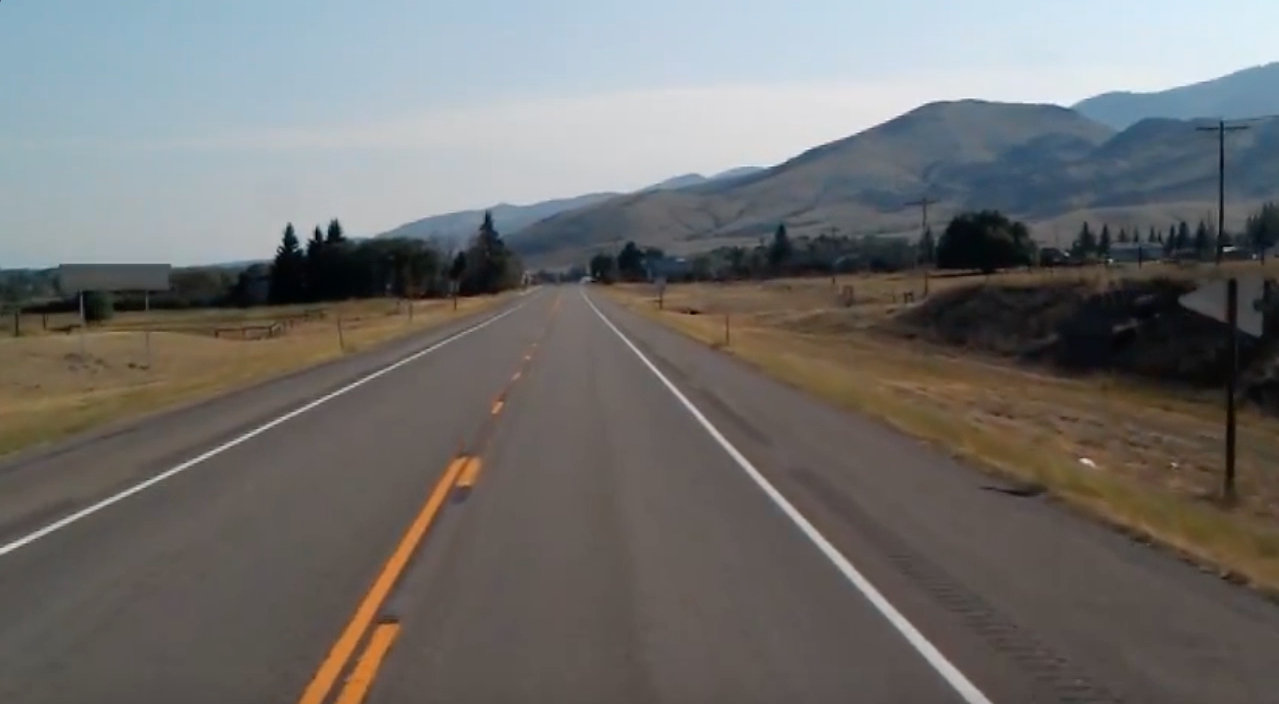
#> input picture finding-lanes/test_image.jpg, 1279 x 704 px
$ jupyter execute lanefind.ipynb
#> lines starting #> are read from the running program, lines starting #| are printed output that depends on the picture; after the words box and inside, x2 and y2 are one past the last pixel; in counts of white or black regions, pixels touching at a corner belong together; pictures that were not available may be replaced by others from this repository, and a replacement may not be noted
[cell 1]
import cv2
import numpy as np
import matplotlib.pyplot as plt

[cell 2]
def cannym(image):
    gray = cv2.cvtColor(image, cv2.COLOR_RGB2GRAY)
    blur = cv2.GaussianBlur(gray, (5, 5), 0)
    canny = cv2.Canny(blur, 50, 150)
    return canny

[cell 3]
def average_slope_intercept(image, lines):
    left_fit = []
    right_fit = []
    if lines is not None:
        for line in lines:
            x1, y1, x2, y2 = line.reshape(4)
            parameters = np.polyfit((x1, x2), (y1, y2), 1)
            slope = parameters[0]
            intercept = parameters[1]
            if slope < 0:
                left_fit.append((slope, intercept))
            else:
                right_fit.append((slope, intercept))
    left_fit_average = np.average(left_fit, axis=0)
    right_fit_average = np.average(right_fit, axis=0)
    left_line = make_coordinates(image, left_fit_average)
    right_line = make_coordinates(image, right_fit_average)
    return np.array([left_line, right_line])

[cell 4]
def make_coordinates(image, line_parameters):
    try:
        slope, intercept = line_parameters
    except:
        slope, intercept = (-1.677419354838709, 1232.8064516129027)
    y1 = image.shape[0]
    y2 = int(y1 * (3/5))
    try:
        if not slope > 2 or not slope < -2:
            x1 = int((y1 - intercept) / slope)
            x2 = int((y2 - intercept) / slope)
        else:
            x1 = -100
            x2 = -100
    except:
        x1 = -100
        x2 = -100
    return x1, y1, x2, y2

[cell 5]
def region_of_intrest(image):
    height = image.shape[0]
    polygons = np.array([[(70, height-100), (70, height-50), (700, height-50), (700, height-100), (287, 180)]])
    mask = np.zeros_like(image)
    cv2.fillPoly(mask, polygons, 255)
    masked_image = cv2.bitwise_and(image, mask)
    return masked_image

[cell 6]
def display_lines(image, lines):
    line_image = np.zeros_like(image)
    if lines is not None:
        for line in lines:
            try:
                x1, y1, x2, y2 = line.reshape(4)
                if not x1 == -100:
                    cv2.line(line_image, (x1, y1), (x2, y2), (255, 0, 0), 10)
            except:
                print('hey')
    return line_image

[cell 7]
image = cv2.imread('test_image.jpg')
#> image is the input picture: shape (704, 1279, 3); mean B, G, R 109.7, 111.3, 112.3
lane_image = np.copy(image)
canny = cannym(lane_image)
#> in cannym, `gray = cv2.cvtColor(image, cv2.COLOR_RGB2GRAY)`:
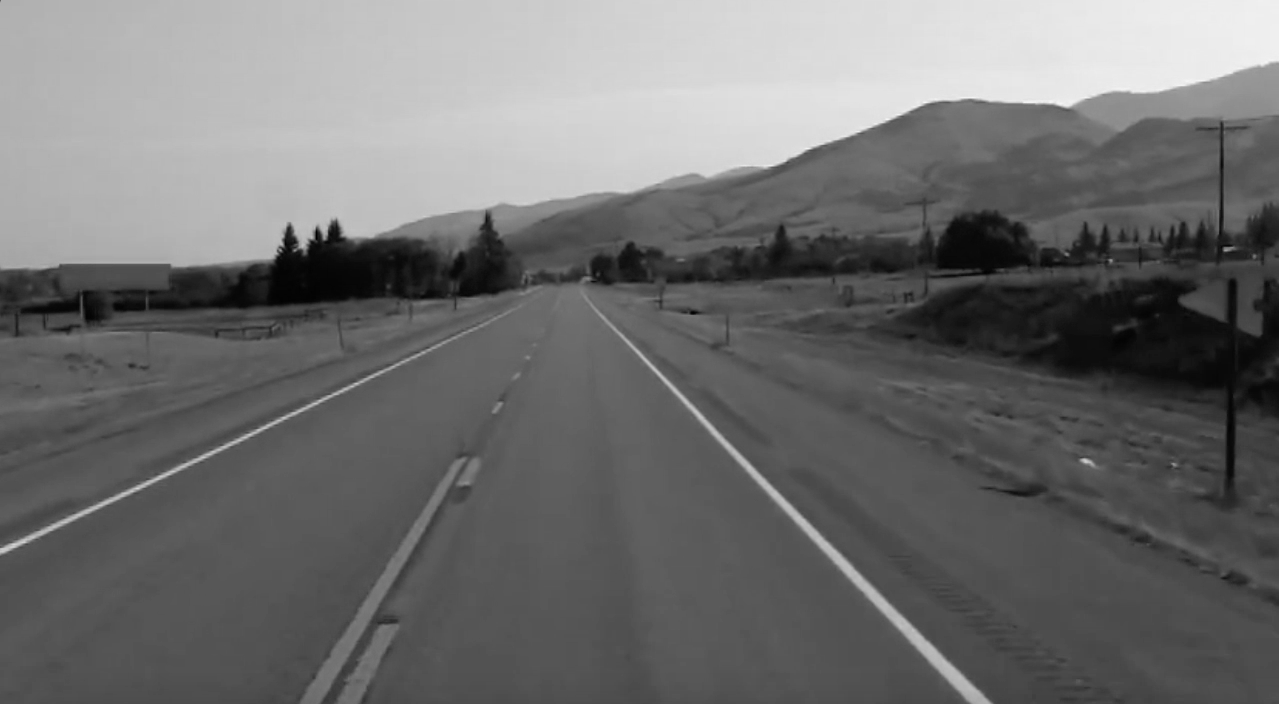
#> gray: shape (704, 1279); min 0, max 246, mean 110.9
#> in cannym, `canny = cv2.Canny(blur, 50, 150)`:
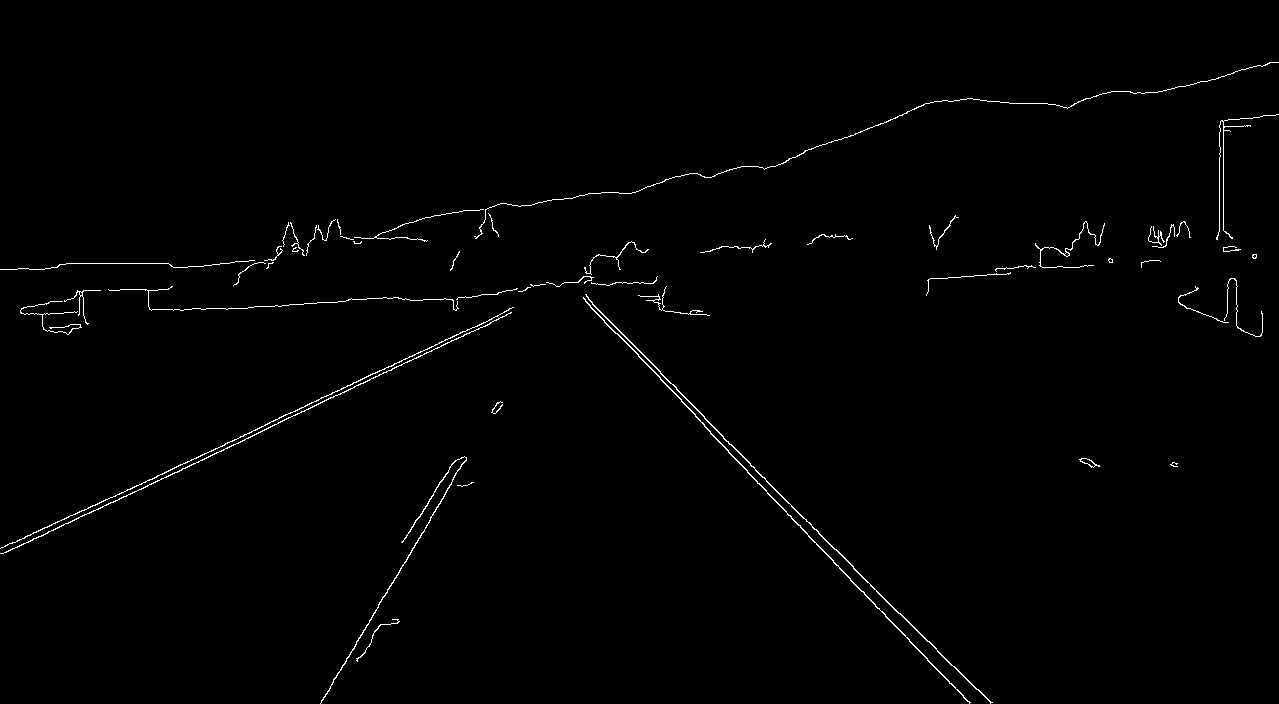
#> canny: shape (704, 1279); 0.91% white in thin lines or dots
cropped_image = region_of_intrest(canny)
#> in region_of_intrest, `cv2.fillPoly(mask, polygons, 255)`: mask: shape (704, 1279); 18.4% white; 1 white region, box (x1, y1, x2, y2) and area: (70, 180, 701, 655) 165850
#> in region_of_intrest, `masked_image = cv2.bitwise_and(image, mask)`:
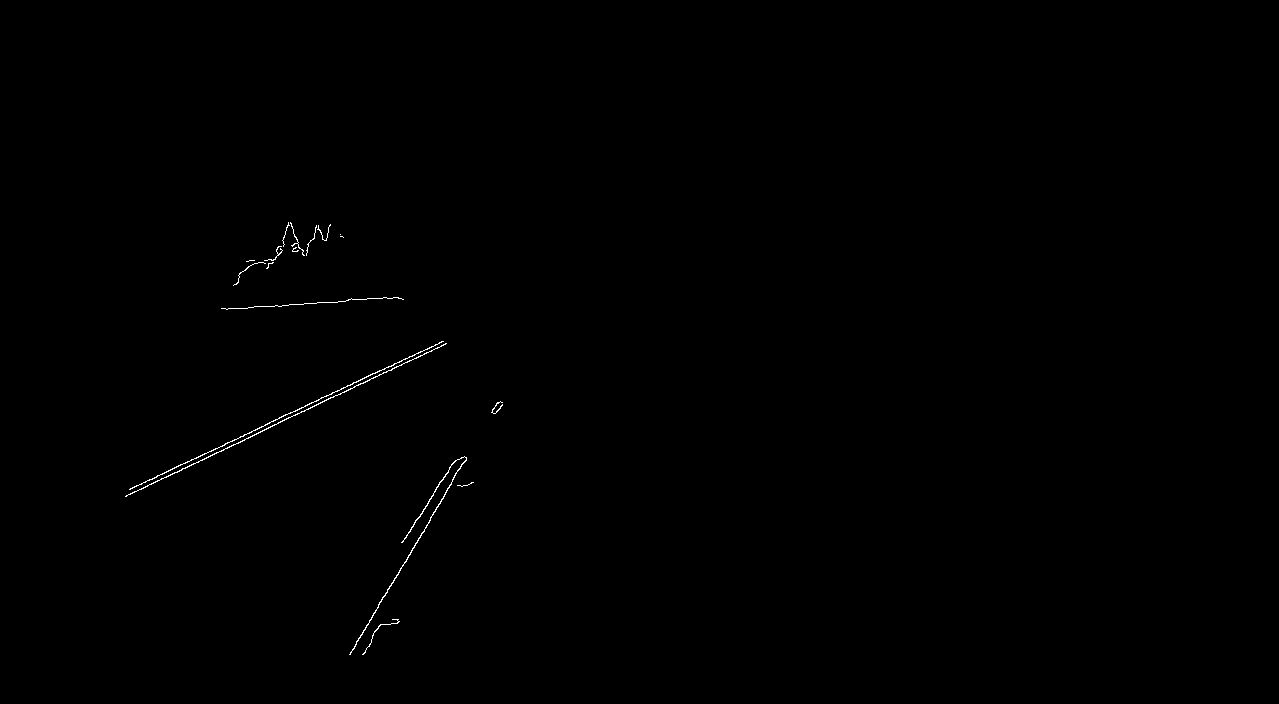
#> masked_image: shape (704, 1279); 0.21% white in thin lines or dots, all inside (x1, y1, x2, y2) = (125, 222, 503, 655)
lines = cv2.HoughLinesP(cropped_image, 2, np.pi/180, 100, np.array([]),
                       minLineLength=40, maxLineGap=5)
#> lines = [[295, 415, 409, 360], [349, 654, 445, 494], [234, 439, 443, 341], [143, 487, 276, 424], [130, 488, 277, 419], [401, 542, 455, 460]]
averaged_lines = average_slope_intercept(lane_image, lines)
#> the loop in average_slope_intercept, `for line in lines:` made 6 passes
#> (x1, y1, x2, y2, slope, intercept) on passes 1 to 6: (295, 415, 409, 360, -0.482, 557.3), (349, 654, 445, 494, -1.67, 1235.7), (234, 439, 443, 341, -0.469, 548.7), (143, 487, 276, 424, -0.474, 554.7), (130, 488, 277, 419, -0.469, 549), (401, 542, 455, 460, -1.52, 1150.9)
#> after the loop in average_slope_intercept, `for line in lines:`: left_fit = [(-0.482, 557.3), (-1.67, 1235.7), (-0.469, 548.7), (-0.474, 554.7), (-0.469, 549), (-1.52, 1150.9)]; right_fit = []
#> in average_slope_intercept, `left_fit_average = np.average(left_fit, axis=0)`: left_fit_average = [-0.847, 766.1]
#> in average_slope_intercept, `right_fit_average = np.average(right_fit, axis=0)`: right_fit_average = nan
#> in make_coordinates, `slope, intercept = line_parameters`: slope = -0.847; intercept = 766.1
#> in make_coordinates, `x1 = int((y1 - intercept) / slope)`: x1 = 73
#> in make_coordinates, `x2 = int((y2 - intercept) / slope)`: x2 = 406
#> in average_slope_intercept, `left_line = make_coordinates(image, left_fit_average)`: left_line = (73, 704, 406, 422)
#> in average_slope_intercept, `right_line = make_coordinates(image, right_fit_average)`: right_line = (315, 704, 483, 422)
#> averaged_lines = [[73, 704, 406, 422], [315, 704, 483, 422]]
line_image = display_lines(lane_image,  averaged_lines)
#> the loop in display_lines, `for line in lines:` made 2 passes
combo_image = cv2.addWeighted(lane_image, 0.8, line_image, 1, 1)
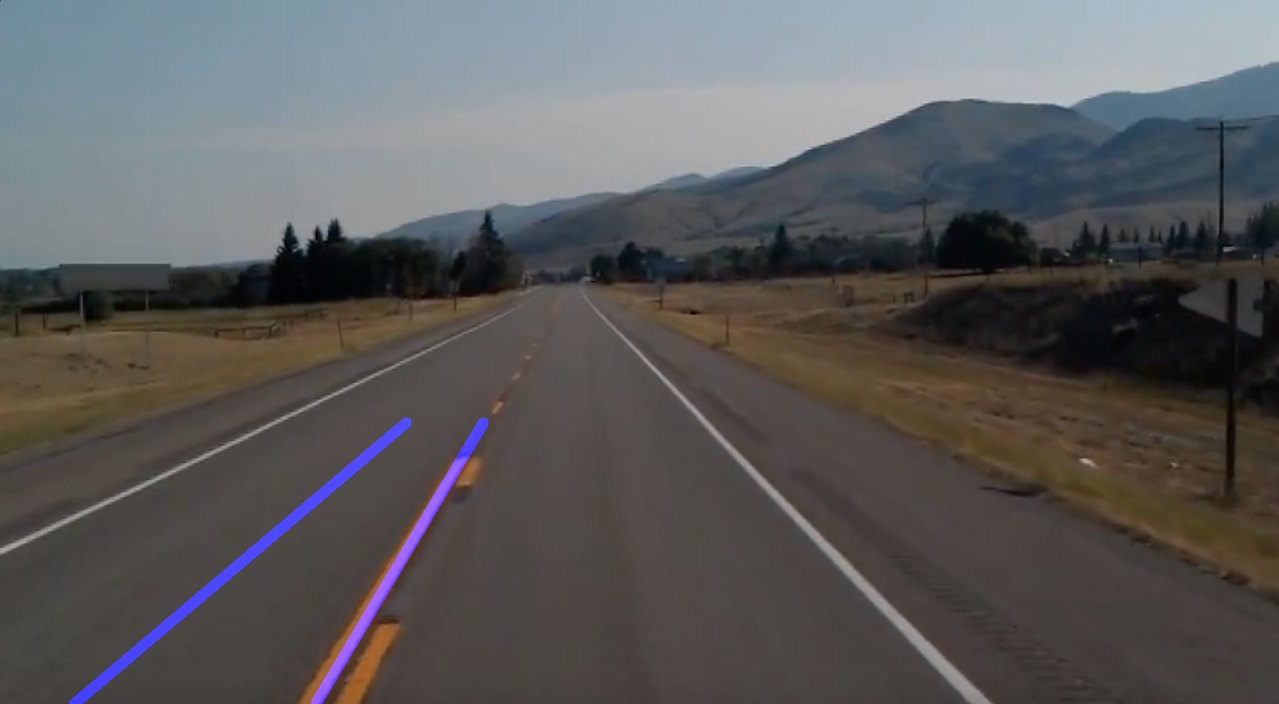
#> combo_image: shape (704, 1279, 3); mean B, G, R 90.6, 90, 90.8

[cell 8]
#cv2.imshow('result', combo_image)
#cv2.waitKey(0)

[cell 9]
cap = cv2.VideoCapture('test3.mp4')
while(cap.isOpened()):
    _, frame = cap.read()
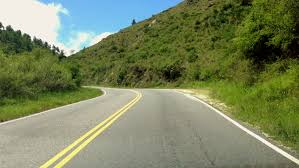
#> input picture finding-lanes/test_img.jpg, 299 x 168 px, given in place of test3.mp4, which was not available
#> frame is the input picture: shape (168, 299, 3); mean B, G, R 95.1, 131.7, 121.3
    canny = cannym(frame)
#> in cannym (call 2), `blur = cv2.GaussianBlur(gray, (5, 5), 0)`:
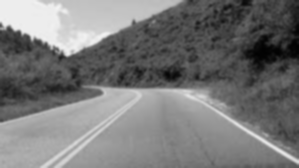
#> blur: shape (168, 299); min 2, max 242, mean 119.6
#> in cannym (call 2), `canny = cv2.Canny(blur, 50, 150)`: canny: shape (168, 299); 7% white in thin lines or dots
    cropped_image = region_of_intrest(canny)
#> in region_of_intrest (call 2), `cv2.fillPoly(mask, polygons, 255)`:
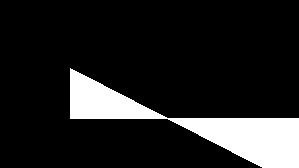
#> mask: shape (168, 299); 13.5% white; 1 white region, box (x1, y1, x2, y2) and area: (70, 68, 299, 168) 6795
#> in region_of_intrest (call 2), `masked_image = cv2.bitwise_and(image, mask)`:
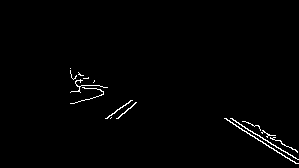
#> masked_image: shape (168, 299); 1.1% white in thin lines or dots, all inside (x1, y1, x2, y2) = (70, 68, 299, 164)
    lines = cv2.HoughLinesP(cropped_image, 2, np.pi/180, 100, np.array([]),
                           minLineLength=40, maxLineGap=5)
#> lines = [[254, 136, 297, 163], [231, 118, 297, 159]]
    averaged_lines = average_slope_intercept(frame, lines)
#> the loop in average_slope_intercept (call 2), `for line in lines:` made 2 passes
#> (x1, y1, x2, y2, slope, intercept) on passes 1 to 2: (254, 136, 297, 163, 0.628, -23.49), (231, 118, 297, 159, 0.621, -25.5)
#> averaged_lines = [[634, 168, 675, 100], [308, 168, 199, 100]]
    line_image = display_lines(frame,  averaged_lines)
#> the loop in display_lines (call 2), `for line in lines:` made 2 passes
#> after the loop in display_lines (call 2), `for line in lines:`:
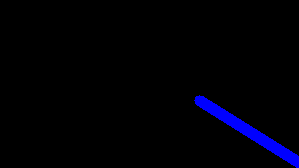
#> line_image: shape (168, 299, 3); mean of channels 0, 1, 2 6.9, 0, 0; drawn as B, G, R
    combo_image = cv2.addWeighted(frame, 0.8, line_image, 1, 1)
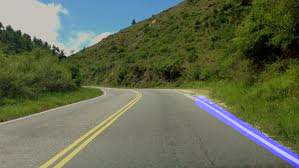
#> combo_image: shape (168, 299, 3); mean B, G, R 80.8, 106.4, 98
    cv2.imshow('result', combo_image)
    cv2.waitKey(1)
